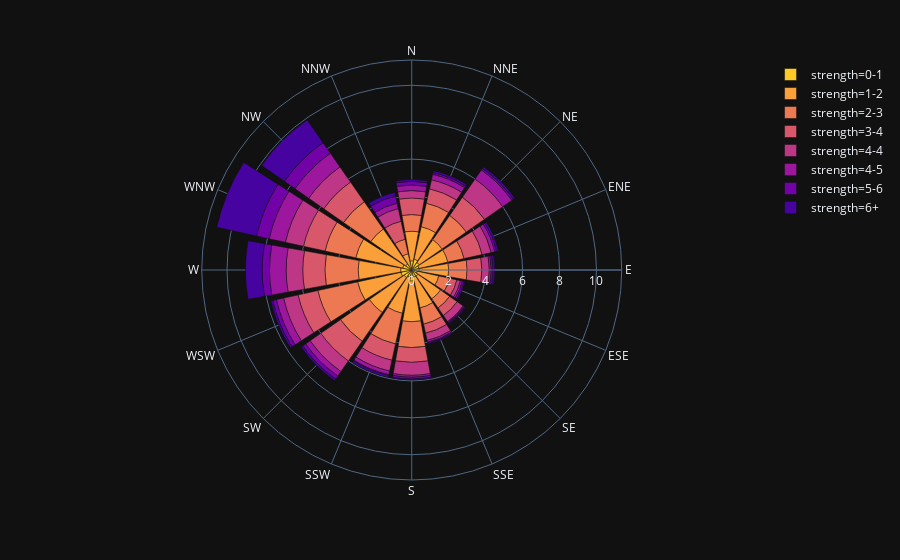

The notebook cell this image was saved under:
### Markdown cell above
The Polar Area chart is similar to a usual pie chart, except sectors are equal angles and differ rather in how far each sector extends from the center of the circle. The polar area diagram is used to plot cyclic phenomena (e.g., count of deaths by month).

### Code cell
import plotly.express as px
wind = px.data.wind()
fig = px.bar_polar(wind, r="frequency", theta="direction",
                   color="strength", template="plotly_dark",
                   color_discrete_sequence= px.colors.sequential.Plasma[-2::-1])
fig.show()

### Figure 1 — Plotly figure (JSON) as saved in the notebook; plotly's stock layout.template omitted (floating-point values rounded to 4 significant figures)
{"data": [{"hoverlabel": {"namelength": 0}, "hovertemplate": "strength=0-1<br>frequency=%{r}<br>direction=%{theta}", "legendgroup": "strength=0-1", "marker": {"color": "#fdca26"}, "name": "strength=0-1", "r": [0.5, 0.6, 0.5, 0.4, 0.4, 0.3, 0.4, 0.4, 0.6, 0.4, 0.5, 0.6, 0.6, 0.5, 0.4, 0.1], "showlegend": true, "subplot": "polar", "theta": ["N", "NNE", "NE", "ENE", "E", "ESE", "SE", "SSE", "S", "SSW", "SW", "WSW", "W", "WNW", "NW", "NNW"], "type": "barpolar"}, {"hoverlabel": {"namelength": 0}, "hovertemplate": "strength=1-2<br>frequency=%{r}<br>direction=%{theta}", "legendgroup": "strength=1-2", "marker": {"color": "#fb9f3a"}, "name": "strength=1-2", "r": [1.6, 1.8, 1.5, 1.6, 1.6, 1.2, 1.5, 1.7, 2.2, 2, 2.3, 2.4, 2.3, 2.6, 2.3, 0.8], "showlegend": true, "subplot": "polar", "theta": ["N", "NNE", "NE", "ENE", "E", "ESE", "SE", "SSE", "S", "SSW", "SW", "WSW", "W", "WNW", "NW", "NNW"], "type": "barpolar"}, {"hoverlabel": {"namelength": 0}, "hovertemplate": "strength=2-3<br>frequency=%{r}<br>direction=%{theta}", "legendgroup": "strength=2-3", "marker": {"color": "#ed7953"}, "name": "strength=2-3", "r": [0.9, 1.3, 1.6, 0.9, 1, 0.6, 0.6, 0.9, 1.4, 1.7, 1.9, 2.2, 1.8, 1.7, 1.8, 0.8], "showlegend": true, "subplot": "polar", "theta": ["N", "NNE", "NE", "ENE", "E", "ESE", "SE", "SSE", "S", "SSW", "SW", "WSW", "W", "WNW", "NW", "NNW"], "type": "barpolar"}, {"hoverlabel": {"namelength": 0}, "hovertemplate": "strength=3-4<br>frequency=%{r}<br>direction=%{theta}", "legendgroup": "strength=3-4", "marker": {"color": "#d8576b"}, "name": "strength=3-4", "r": [0.9, 0.8, 1.2, 1, 0.8, 0.4, 0.5, 0.5, 0.8, 0.9, 1.3, 1.1, 1.2, 1.2, 1.3, 1], "showlegend": true, "subplot": "polar", "theta": ["N", "NNE", "NE", "ENE", "E", "ESE", "SE", "SSE", "S", "SSW", "SW", "WSW", "W", "WNW", "NW", "NNW"], "type": "barpolar"}, {"hoverlabel": {"namelength": 0}, "hovertemplate": "strength=4-4<br>frequency=%{r}<br>direction=%{theta}", "legendgroup": "strength=4-4", "marker": {"color": "#bd3786"}, "name": "strength=4-4", "r": [0.4, 0.5, 1.2, 0.5, 0.4, 0.2, 0.4, 0.4, 0.7, 0.6, 0.7, 0.8, 0.9, 1, 1, 0.7], "showlegend": true, "subplot": "polar", "theta": ["N", "NNE", "NE", "ENE", "E", "ESE", "SE", "SSE", "S", "SSW", "SW", "WSW", "W", "WNW", "NW", "NNW"], "type": "barpolar"}, {"hoverlabel": {"namelength": 0}, "hovertemplate": "strength=4-5<br>frequency=%{r}<br>direction=%{theta}", "legendgroup": "strength=4-5", "marker": {"color": "#9c179e"}, "name": "strength=4-5", "r": [0.3, 0.3, 0.6, 0.2, 0.1, 0.1, 0.05, 0.1, 0.1, 0.2, 0.3, 0.4, 0.9, 0.9, 0.9, 0.3], "showlegend": true, "subplot": "polar", "theta": ["N", "NNE", "NE", "ENE", "E", "ESE", "SE", "SSE", "S", "SSW", "SW", "WSW", "W", "WNW", "NW", "NNW"], "type": "barpolar"}, {"hoverlabel": {"namelength": 0}, "hovertemplate": "strength=5-6<br>frequency=%{r}<br>direction=%{theta}", "legendgroup": "strength=5-6", "marker": {"color": "#7201a8"}, "name": "strength=5-6", "r": [0.2, 0.1, 0.1, 0.1, 0.1, 0.1, 0.05, 0.05, 0.1, 0.05, 0.2, 0.2, 0.4, 0.7, 0.7, 0.4], "showlegend": true, "subplot": "polar", "theta": ["N", "NNE", "NE", "ENE", "E", "ESE", "SE", "SSE", "S", "SSW", "SW", "WSW", "W", "WNW", "NW", "NNW"], "type": "barpolar"}, {"hoverlabel": {"namelength": 0}, "hovertemplate": "strength=6+<br>frequency=%{r}<br>direction=%{theta}", "legendgroup": "strength=6+", "marker": {"color": "#46039f"}, "name": "strength=6+", "r": [0.1, 0.1, 0.1, 0.1, 0.1, 0.05, 0.05, 0.05, 0.05, 0.1, 0.1, 0.1, 0.9, 2.2, 1.5, 0.2], "showlegend": true, "subplot": "polar", "theta": ["N", "NNE", "NE", "ENE", "E", "ESE", "SE", "SSE", "S", "SSW", "SW", "WSW", "W", "WNW", "NW", "NNW"], "type": "barpolar"}], "layout": {"autosize": true, "barmode": "relative", "barnorm": "", "legend": {"tracegroupgap": 0}, "margin": {"t": 60}, "polar": {"angularaxis": {"direction": "clockwise", "rotation": 90, "type": "category"}, "domain": {"x": [0, 0.98], "y": [0, 1]}, "radialaxis": {"autorange": true, "range": [0, 11.37], "type": "linear"}}}}
